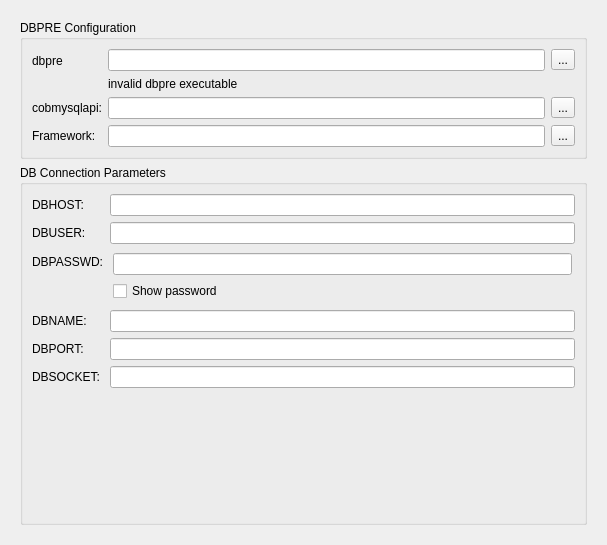
            <widget class="QWidget" name="scrollAreaWidgetContents_5">
             <property name="geometry">
              <rect>
               <x>0</x>
               <y>0</y>
               <width>607</width>
               <height>545</height>
              </rect>
             </property>
             <layout class="QVBoxLayout" name="verticalLayout_9">
              <item>
               <widget class="QStackedWidget" name="stackedWidgetSQL">
                <property name="currentIndex">
                 <number>0</number>
                </property>
                <widget class="QWidget" name="page">
                 <layout class="QGridLayout" name="gridLayout_3">
                  <item row="0" column="0">
                   <widget class="QGroupBox" name="groupBox_8">
                    <property name="title">
                     <string>DBPRE Configuration</string>
                    </property>
                    <layout class="QFormLayout" name="formLayout_8">
                     <property name="fieldGrowthPolicy">
                      <enum>QFormLayout::ExpandingFieldsGrow</enum>
                     </property>
                     <item row="0" column="0">
                      <widget class="QLabel" name="label_19">
                       <property name="text">
                        <string>dbpre</string>
                       </property>
                      </widget>
                     </item>
                     <item row="0" column="1">
                      <layout class="QVBoxLayout" name="verticalLayout_5">
                       <property name="leftMargin">
                        <number>0</number>
                       </property>
                       <property name="bottomMargin">
                        <number>0</number>
                       </property>
                       <item>
                        <layout class="QHBoxLayout" name="horizontalLayout_2">
                         <property name="leftMargin">
                          <number>0</number>
                         </property>
                         <item>
                          <widget class="QLineEdit" name="lineEditDbpre"/>
                         </item>
                         <item>
                          <widget class="QToolButton" name="toolButtonDbpre">
                           <property name="text">
                            <string>...</string>
                           </property>
                          </widget>
                         </item>
                        </layout>
                       </item>
                       <item>
                        <widget class="QLabel" name="labelDbpreVersion">
                         <property name="styleSheet">
                          <string notr="true">font: oblique 9pt &quot;Cantarell&quot;;</string>
                         </property>
                         <property name="text">
                          <string>invalid dbpre executable</string>
                         </property>
                        </widget>
                       </item>
                      </layout>
                     </item>
                     <item row="1" column="0">
                      <widget class="QLabel" name="label_20">
                       <property name="text">
                        <string>cobmysqlapi:</string>
                       </property>
                      </widget>
                     </item>
                     <item row="1" column="1">
                      <layout class="QHBoxLayout" name="horizontalLayout_6">
                       <property name="leftMargin">
                        <number>0</number>
                       </property>
                       <item>
                        <widget class="QLineEdit" name="lineEditCobmysqlapi"/>
                       </item>
                       <item>
                        <widget class="QToolButton" name="toolButtonCobMySqlApiPath">
                         <property name="text">
                          <string>...</string>
                         </property>
                        </widget>
                       </item>
                      </layout>
                     </item>
                     <item row="2" column="0">
                      <widget class="QLabel" name="label_21">
                       <property name="text">
                        <string>Framework:</string>
                       </property>
                      </widget>
                     </item>
                     <item row="2" column="1">
                      <layout class="QHBoxLayout" name="horizontalLayout_7">
                       <property name="leftMargin">
                        <number>0</number>
                       </property>
                       <item>
                        <widget class="QLineEdit" name="lineEditDbpreFramework"/>
                       </item>
                       <item>
                        <widget class="QToolButton" name="toolButtonDbpreFramework">
                         <property name="text">
                          <string>...</string>
                         </property>
                        </widget>
                       </item>
                      </layout>
                     </item>
                    </layout>
                   </widget>
                  </item>
                  <item row="1" column="0">
                   <widget class="QGroupBox" name="groupBox_9">
                    <property name="title">
                     <string>DB Connection Parameters</string>
                    </property>
                    <layout class="QFormLayout" name="formLayout_9">
                     <property name="fieldGrowthPolicy">
                      <enum>QFormLayout::ExpandingFieldsGrow</enum>
                     </property>
                     <item row="0" column="0">
                      <widget class="QLabel" name="label_22">
                       <property name="text">
                        <string>DBHOST:</string>
                       </property>
                      </widget>
                     </item>
                     <item row="0" column="1">
                      <widget class="QLineEdit" name="lineEditDBHOST">
                       <property name="text">
                        <string/>
                       </property>
                      </widget>
                     </item>
                     <item row="1" column="0">
                      <widget class="QLabel" name="label_23">
                       <property name="text">
                        <string>DBUSER:</string>
                       </property>
                      </widget>
                     </item>
                     <item row="1" column="1">
                      <widget class="QLineEdit" name="lineEditDBUSER"/>
                     </item>
                     <item row="2" column="0">
                      <widget class="QLabel" name="label_24">
                       <property name="text">
                        <string>DBPASSWD:</string>
                       </property>
                      </widget>
                     </item>
                     <item row="2" column="1">
                      <layout class="QVBoxLayout" name="verticalLayout_6">
                       <property name="margin">
                        <number>3</number>
                       </property>
                       <item>
                        <widget class="QLineEdit" name="lineEditDBPASSWD">
                         <property name="echoMode">
                          <enum>QLineEdit::Password</enum>
                         </property>
                        </widget>
                       </item>
                       <item>
                        <widget class="QCheckBox" name="checkBoxShowDbPass">
                         <property name="text">
                          <string>Show password</string>
                         </property>
                        </widget>
                       </item>
                      </layout>
                     </item>
                     <item row="3" column="0">
                      <widget class="QLabel" name="label_25">
                       <property name="text">
                        <string>DBNAME:</string>
                       </property>
                      </widget>
                     </item>
                     <item row="3" column="1">
                      <widget class="QLineEdit" name="lineEditDBNAME">
                       <property name="text">
                        <string/>
                       </property>
                      </widget>
                     </item>
                     <item row="4" column="0">
                      <widget class="QLabel" name="label_26">
                       <property name="text">
                        <string>DBPORT:</string>
                       </property>
                      </widget>
                     </item>
                     <item row="4" column="1">
                      <widget class="QLineEdit" name="lineEditDBPORT">
                       <property name="text">
                        <string/>
                       </property>
                      </widget>
                     </item>
                     <item row="5" column="0">
                      <widget class="QLabel" name="label_27">
                       <property name="text">
                        <string>DBSOCKET:</string>
                       </property>
                      </widget>
                     </item>
                     <item row="5" column="1">
                      <widget class="QLineEdit" name="lineEditDBSOCKET">
                       <property name="text">
                        <string/>
                       </property>
                      </widget>
                     </item>
                     <item row="6" column="0">
                      <spacer name="verticalSpacer_2">
                       <property name="orientation">
                        <enum>Qt::Vertical</enum>
                       </property>
                       <property name="sizeHint" stdset="0">
                        <size>
                         <width>20</width>
                         <height>40</height>
                        </size>
                       </property>
                      </spacer>
                     </item>
                    </layout>
                   </widget>
                  </item>
                 </layout>
                </widget>
                <widget class="QWidget" name="page_2">
                 <layout class="QFormLayout" name="formLayout_10">
                  <item row="0" column="0">
                   <widget class="QLabel" name="label_29">
                    <property name="text">
                     <string>esqlOC folder:</string>
                    </property>
                   </widget>
                  </item>
                  <item row="0" column="1">
                   <layout class="QHBoxLayout" name="horizontalLayout_11">
                    <item>
                     <widget class="QLineEdit" name="lineEditESQLOC"/>
                    </item>
                    <item>
                     <widget class="QToolButton" name="toolButtonESQLOC">
                      <property name="text">
                       <string>...</string>
                      </property>
                     </widget>
                    </item>
                   </layout>
                  </item>
                 </layout>
                </widget>
               </widget>
              </item>
             </layout>
            </widget>
